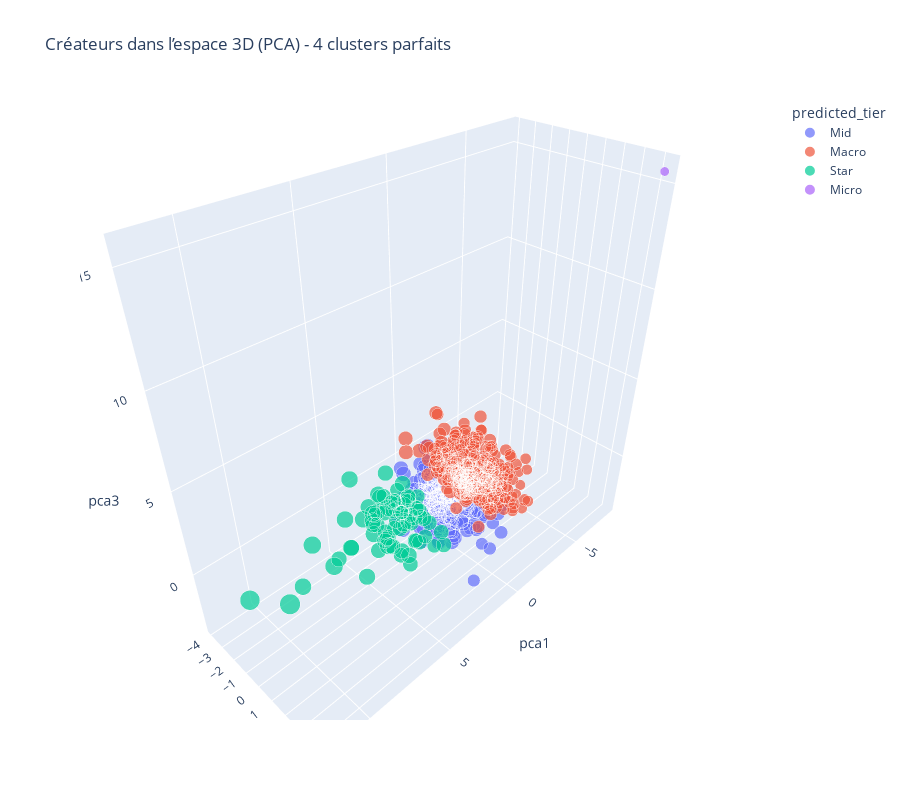

The notebook cell this image was saved under:
### Code cell
from sklearn.decomposition import PCA
import plotly.express as px

pca = PCA(n_components=3)
X_pca = pca.fit_transform(X_cluster_scaled)

creator_agg['pca1'] = X_pca[:,0]
creator_agg['pca2'] = X_pca[:,1]
creator_agg['pca3'] = X_pca[:,2]

fig = px.scatter_3d(creator_agg, x='pca1', y='pca2', z='pca3',
                    color='predicted_tier', size='views',
                    hover_data=['author_handle', 'creator_tier'],
                    title='Créateurs dans l’espace 3D (PCA) - 4 clusters parfaits')
fig.update_layout(height=800)
fig.show()

### Figure 1 — Plotly figure (JSON) as saved in the notebook; plotly's stock layout.template omitted (floating-point values rounded to 4 significant figures; data arrays with more than 128 entries replaced by an {"elided": "..."} marker saying what was removed)
{"data": [{"customdata": {"elided": "326x2 str values"}, "hovertemplate": "predicted_tier=Mid<br>pca1=%{x}<br>pca2=%{y}<br>pca3=%{z}<br>views=%{marker.size}<br>author_handle=%{customdata[0]}<br>creator_tier=%{customdata[1]}<extra></extra>", "legendgroup": "Mid", "marker": {"color": "#636efa", "size": {"elided": "326 float values"}, "sizemode": "area", "sizeref": 557.3, "symbol": "circle"}, "mode": "markers", "name": "Mid", "scene": "scene", "showlegend": true, "type": "scatter3d", "x": {"elided": "326 float values"}, "y": {"elided": "326 float values"}, "z": {"elided": "326 float values"}}, {"customdata": {"elided": "316x2 str values"}, "hovertemplate": "predicted_tier=Macro<br>pca1=%{x}<br>pca2=%{y}<br>pca3=%{z}<br>views=%{marker.size}<br>author_handle=%{customdata[0]}<br>creator_tier=%{customdata[1]}<extra></extra>", "legendgroup": "Macro", "marker": {"color": "#EF553B", "size": {"elided": "316 float values"}, "sizemode": "area", "sizeref": 557.3, "symbol": "circle"}, "mode": "markers", "name": "Macro", "scene": "scene", "showlegend": true, "type": "scatter3d", "x": {"elided": "316 float values"}, "y": {"elided": "316 float values"}, "z": {"elided": "316 float values"}}, {"customdata": {"elided": "77x2 str values"}, "hovertemplate": "predicted_tier=Star<br>pca1=%{x}<br>pca2=%{y}<br>pca3=%{z}<br>views=%{marker.size}<br>author_handle=%{customdata[0]}<br>creator_tier=%{customdata[1]}<extra></extra>", "legendgroup": "Star", "marker": {"color": "#00cc96", "size": [137500.0, 140200.0, 112800.0, 121100.0, 155600.0, 148700.0, 121400.0, 132800.0, 135200.0, 153900.0, 102600.0, 153100.0, 163000.0, 121700.0, 148700.0, 115200.0, 109600.0, 111400.0, 130100.0, 140100.0, 129400.0, 138800.0, 134400.0, 125700.0, 129900.0, 136600.0, 153900.0, 131400.0, 125400.0, 124000.0, 117100.0, 171200.0, 138400.0, 124700.0, 143800.0, 128700.0, 117700.0, 143700.0, 131000.0, 121300.0, 152300.0, 155000.0, 123100.0, 110600.0, 128600.0, 124400.0, 140800.0, 130900.0, 128700.0, 134500.0, 113300.0, 115700.0, 172000.0, 105500.0, 135500.0, 140700.0, 143000.0, 134800.0, 140800.0, 130400.0, 130900.0, 117700.0, 143300.0, 117600.0, 134000.0, 118600.0, 131400.0, 222900.0, 126700.0, 106700.0, 129900.0, 146400.0, 133200.0, 209300.0, 138800.0, 122500.0, 131800.0], "sizemode": "area", "sizeref": 557.3, "symbol": "circle"}, "mode": "markers", "name": "Star", "scene": "scene", "showlegend": true, "type": "scatter3d", "x": [4.175, 3.269, 3.393, 2.965, 5.181, 5.439, 3.809, 2.632, 2.879, 10.04, 3.266, 5.043, 3.796, 2.62, 6.425, 2.714, 2.725, 3.908, 3.593, 3.08, 4.161, 4.23, 3.381, 4.215, 3.399, 3.788, 5.725, 4.225, 2.359, 3.381, 2.995, 8.436, 3.009, 4.04, 5.638, 4.982, 2.79, 3.739, 4.562, 2.861, 3.925, 4.788, 4.002, 3.008, 3.146, 3.48, 4.044, 5.557, 2.926, 4.991, 2.868, 2.894, 7.909, 3.635, 2.993, 5.171, 4.528, 2.761, 4.207, 3.178, 2.799, 2.562, 4.503, 3.381, 5.411, 2.81, 4.5, 10.66, 3.139, 2.824, 5.039, 6.246, 6.592, 11.87, 2.757, 2.649, 2.652], "y": [0.7691, -0.7242, -0.4497, 0.602, 0.7777, 0.07924, 0.8197, 0.0391, -0.265, 0.8359, -0.7644, -0.3831, -0.7107, 1.758, -0.4432, 0.7588, -0.7399, 1.337, -1.169, -0.3637, -1.293, 1.173, -1.275, 0.3392, -0.7465, -1.64, -1.659, 1.628, -0.8075, -1.504, 1.334, -0.5511, 0.3047, -0.01343, -1.458, -0.4656, 0.3129, -1.475, -0.1718, -1.519, -3.43, -1.449, 0.3615, -0.5779, 0.8578, -0.236, -0.9836, 0.5291, 2.227, 0.7374, -0.2557, -0.03456, 0.1819, 2.285, -0.1763, 0.7806, -1.011, -1.133, -1.706, -0.4936, -1.49, 0.2132, -0.7027, -1.498, 1.37, 0.3066, -0.1627, 0.6299, 1.106, -0.7962, 1.576, 0.3975, -1.248, -0.4735, -0.7581, -0.3449, -0.7194], "z": [0.9418, 0.325, 1.82, -1.245, 0.2311, 1.516, -2.011, 0.4401, 1.123, 1.358, 0.8456, 0.0858, 0.7609, 0.01301, 0.1155, -0.9239, -1.218, 0.0613, -1.813, 0.7025, 0.149, -0.8143, 2.366, 0.8889, 0.9177, -1.037, 0.6349, 0.4877, 0.5257, -1.702, 0.6029, 1.662, 0.2583, 0.03173, -1.192, 0.5928, 1.501, 1.104, -0.5581, -0.02082, 0.9944, 0.163, -1.573, 0.03334, 0.7486, -0.5387, 1.424, 0.01823, -0.2769, 0.07293, 0.895, -0.431, 0.4802, 0.1997, -0.3396, 0.7489, 0.6518, 0.1332, 0.4267, 0.154, -0.6034, 0.3721, 0.9522, 0.7477, 0.7703, 0.7501, 1.253, 0.598, 0.8188, -0.2684, 0.3771, -1.337, -1.113, 0.9403, 1.628, -0.2256, 0.4529]}, {"customdata": [["MrNoor", "Micro"]], "hovertemplate": "predicted_tier=Micro<br>pca1=%{x}<br>pca2=%{y}<br>pca3=%{z}<br>views=%{marker.size}<br>author_handle=%{customdata[0]}<br>creator_tier=%{customdata[1]}<extra></extra>", "legendgroup": "Micro", "marker": {"color": "#ab63fa", "size": [44790.0], "sizemode": "area", "sizeref": 557.3, "symbol": "circle"}, "mode": "markers", "name": "Micro", "scene": "scene", "showlegend": true, "type": "scatter3d", "x": [-7.944], "y": [4.43], "z": [15.6]}], "layout": {"height": 800, "legend": {"itemsizing": "constant", "title": {"text": "predicted_tier"}, "tracegroupgap": 0}, "scene": {"domain": {"x": [0, 1], "y": [0, 1]}, "xaxis": {"title": {"text": "pca1"}}, "yaxis": {"title": {"text": "pca2"}}, "zaxis": {"title": {"text": "pca3"}}}, "title": {"text": "Créateurs dans l’espace 3D (PCA) - 4 clusters parfaits"}}}
